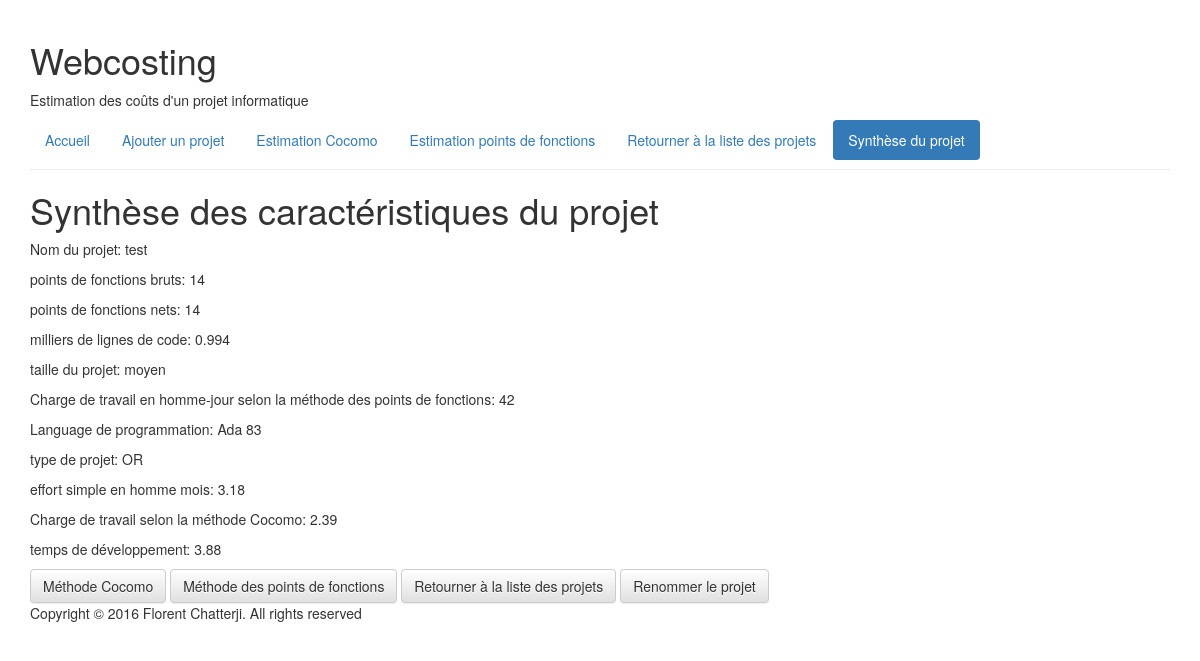
/webcosting/projet/129/, run on an earlier commit of the app's database.
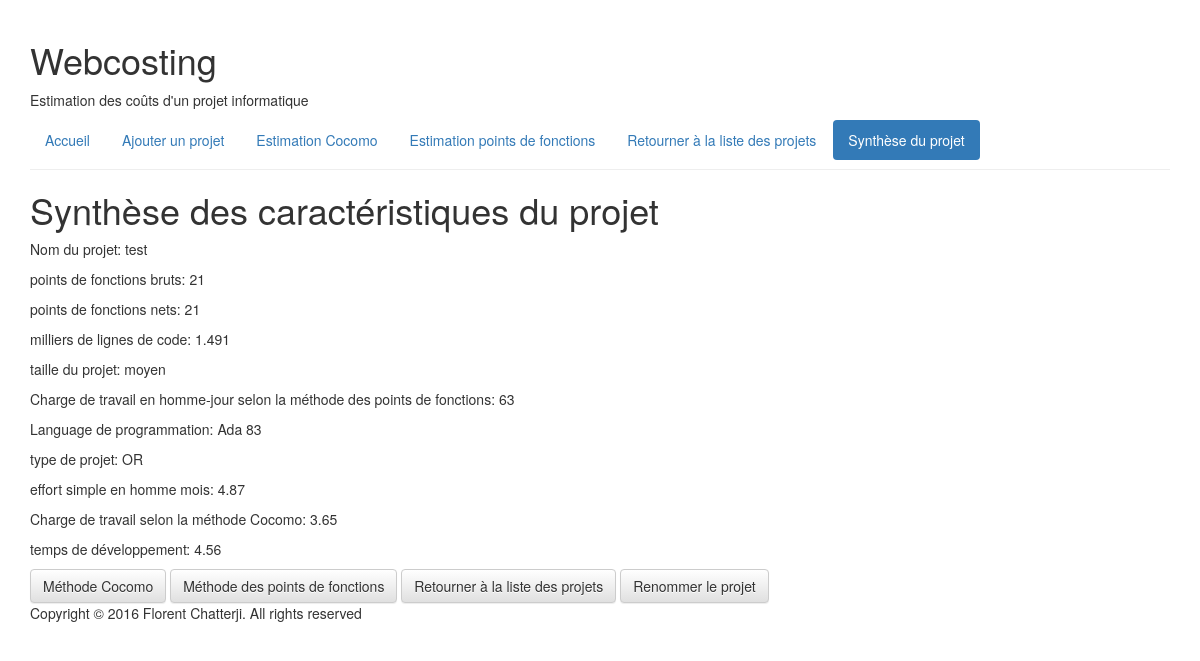
And on a later commit of the database.
### webcosting/models.py (models this page shows, shortened)
class Projet(models.Model):
    nom_projet = models.CharField(
        'nom du projet',
        max_length=100,
        default=None
        )
    date_dernier_enregistrement = models.DateTimeField(
        'date du dernier enregistrement',
        auto_now=True,
        null=True
        )
    ORGANIQUE = 'OR'
    SEMIDETACHE = 'SD'
    EMBARQUE = 'EM'
    TYPE_PROJET_CHOIX = (
        (ORGANIQUE, 'organique'),
        (SEMIDETACHE, 'semi-détaché'),
        (EMBARQUE, 'embarqué'),
    )
    type_projet = models.CharField(
        max_length=2,
        choices=TYPE_PROJET_CHOIX,
        default='organique'
        )
    taille_projet = models.ForeignKey(
        TailleProjet,
        on_delete=models.CASCADE,
        blank=True,
        null=True,
        )
    language_de_programmation = models.ForeignKey(
        LanguageDeProgrammation,
        on_delete=models.CASCADE,
        blank=True,
        null=True,
        )
    facteur_ajustement = models.IntegerField(
        default=1,
        blank=True,
        null=True,
        )
    FIAB_CHOIX = (
        (0.75, 'très bas: 0.75'),
        (0.88, 'bas: 0.88'),
        (1.00, 'moyen: 1.00'),
        (1.15, 'élevé: 1.15'),
        (1.40, 'très élevé: 1.40'),
        )
    fiab = models.FloatField(
        choices=FIAB_CHOIX,
        default=None,
        blank=True,
        null=True,
        )
    DONN_CHOIX = (
        (0.94, 'bas (0.94)'),
        (1.00, 'moyen (1.00)'),
        (1.08, 'élevé (1.08)'),
        (1.16, 'très élevé (1.16)'),
        )
    donn = models.FloatField(
        choices=DONN_CHOIX,
        default=None,
        blank=True,
        null=True,
        )
    CPLX_CHOIX = (
        (0.70, 'très bas: 0.70'),
        (0.85, 'bas: 0.85'),
        (1.00, 'moyen: 1.00'),
        (1.15, 'élevé: 1.15'),
        (1.30, 'très élevé: 1.30'),
        (1.65, 'très très élevé: 1.65'),
        )
    cplx = models.FloatField(
        choices=CPLX_CHOIX,
        default=None,
        blank=True,
        null=True,
        )
    def _point_de_fonction_brut(self):
        fonctions = Fonction.objects.filter(projet=self.id)
        point_de_fonction_brut = 0
        for fonction in fonctions:
            point_de_fonction_brut += fonction.point_de_fonction_brut
        return point_de_fonction_brut
    point_de_fonction_brut = property(_point_de_fonction_brut)
    def _point_de_fonction_net(self):
        return self.facteur_ajustement * self.point_de_fonction_brut
    point_de_fonction_net = property(_point_de_fonction_net)
    def _charge_de_travail_point_de_fonction(self):
        taille_projet = TailleProjet.objects.get(taille_projet=self.taille_projet)
        charge_de_travail = taille_projet.charge_de_travail
        return charge_de_travail * self.point_de_fonction_net
    charge_de_travail_point_de_fonction = property(_charge_de_travail_point_de_fonction)
    def _ligne_de_code(self):
        language_de_programmation = LanguageDeProgrammation.objects.get(language_de_programmation=self.language_de_programmation)
        ligne_de_code_par_points_de_fonctions = language_de_programmation.ligne_de_code_par_points_de_fonctions
        return ligne_de_code_par_points_de_fonctions * self.point_de_fonction_net / 1000.0
    ligne_de_code = property(_ligne_de_code)
    def _effort_simple(self):
        A = Coefficient.objects.get(
            type_coefficient='A',
            type_projet=self.type_projet,
            )
        B = Coefficient.objects.get(
            type_coefficient='B',
            type_projet=self.type_projet,
            )
        A = A.valeur_coefficient
        B = B.valeur_coefficient
        ligne_de_code = self.ligne_de_code
        effort_simple = A * (ligne_de_code ** B)
        effort_simple = round(effort_simple, 2)
        return effort_simple
    effort_simple = property(_effort_simple)
    def _charge_de_travail_cocomo(self):
        effort_simple = self.effort_simple
        moyenne_degres_integration = self.fiab / 1.0
        effort_intermediaire = moyenne_degres_integration * effort_simple
        effort_intermediaire = round(effort_intermediaire, 2)
        return effort_intermediaire
    charge_de_travail_cocomo = property(_charge_de_travail_cocomo)
    def _temps_de_developpement(self):
        C = Coefficient.objects.get(
            type_coefficient='C',
            type_projet=self.type_projet
            )
        D = Coefficient.objects.get(
            type_coefficient='D',
            type_projet=self.type_projet
            )
        C = C.valeur_coefficient
        D = D.valeur_coefficient
        effort_simple = self.effort_simple
        temps_de_developpement = C * (effort_simple ** D)
        temps_de_developpement = round(temps_de_developpement, 2)
        return temps_de_developpement
    temps_de_developpement = property(_temps_de_developpement)

class Fonction(models.Model):
    projet = models.ForeignKey(
        Projet,
        on_delete=models.CASCADE,
        default=None
        )
    nom_fonction = models.CharField(
        'nom de la fonction',
        max_length=100,
        default=None
        )
    type_fonction = models.ForeignKey(
        TypeFonction,
        on_delete=models.CASCADE,
        default=None
        )
    nombre_sous_fonction = models.PositiveIntegerField(
        'nombre de sous-fonctions (\'GDR ou SLD\')',
        default=0,
        )
    nombre_donnees_elementaires = models.PositiveIntegerField(
        'nombre de données élémentaires',
        default=0,
        )
    def _point_de_fonction_brut(self):
        calcul_point_de_fonction = CalculPointDeFonction.objects.get(
            type_fonction=self.type_fonction,
            nombre_sous_fonction_deb__lte=self.nombre_sous_fonction,
            nombre_sous_fonction_fin__gte=self.nombre_sous_fonction,
            nombre_donnees_elementaires_deb__lte=self.nombre_donnees_elementaires,
            nombre_donnees_elementaires_fin__gte=self.nombre_donnees_elementaires
            )
        return calcul_point_de_fonction.nombre_point_de_fonction
    point_de_fonction_brut = property(_point_de_fonction_brut)
    def _point_de_fonction_net(self):
        return self.projet.facteur_ajustement * self.point_de_fonction_brut
    point_de_fonction_net = property(_point_de_fonction_net)

class TypeFonction(models.Model):
    TYPE_FONCTION_CHOIX = (
        ('GDI', 'données internes'),
        ('GDE', 'données externes'),
        ('ENT', 'entrées'),
        ('SOR', 'sorties'),
        ('INT', 'interrogation')
        )
    type_fonction = models.CharField(
        max_length=3,
        choices=TYPE_FONCTION_CHOIX,
        default='données internes'
        )

class CalculPointDeFonction(models.Model):
    type_fonction = models.ForeignKey(
        TypeFonction,
        on_delete=models.CASCADE,
        default=None
        )
    nombre_sous_fonction_deb = models.PositiveIntegerField(
        default=0
        )
    nombre_sous_fonction_fin = models.PositiveIntegerField(
        default=0
        )
    nombre_donnees_elementaires_deb = models.PositiveIntegerField(
        default=0
        )
    nombre_donnees_elementaires_fin = models.PositiveIntegerField(
        default=0
        )
    COMPLEXITE_CHOIX = (
        ('faible', 'faible'),
        ('moyen', 'moyen'),
        ('élevé', 'élevé')
        )
    complexite = models.CharField(
        max_length=10,
        choices=COMPLEXITE_CHOIX,
        default='moyen'
        )
    nombre_point_de_fonction = models.PositiveIntegerField(
        'nombre de points de fonctions',
        default=0
        )

class LanguageDeProgrammation(models.Model):
    def __unicode__(self):
        return self.language_de_programmation
    language_de_programmation = models.CharField(
        'language de programmation',
        max_length=100
        )
    ligne_de_code_par_points_de_fonctions = models.IntegerField(
        'ligne de code par points de fonctions',
        )

class TailleProjet(models.Model):
    def __unicode__(self):
        return str(self.taille_projet)
    taille_projet = models.CharField(
        'taille du projet',
        max_length=30,
        )
    charge_de_travail = models.PositiveIntegerField(
        'charge de travail en jour homme par points de fonctions'
        )

class Coefficient(models.Model):
    TYPE_PROJET_CHOIX = (
        ('organique', 'organique'),
        ('semi-détaché', 'semi-détaché'),
        ('embarqué', 'embarqué'),
    )
    type_projet = models.CharField(
        max_length=10,
        choices=TYPE_PROJET_CHOIX,
        default='organique'
        )
    TYPE_COEFFICIENT_CHOIX = (
        ('A', 'A'),
        ('B', 'B'),
        ('C', 'C'),
        ('D', 'D'),
    )
    type_coefficient = models.CharField(
        max_length=2,
        choices=TYPE_COEFFICIENT_CHOIX,
        default='A',
        )
    valeur_coefficient = models.FloatField(
        default=None,
        )

### webcosting/views.py (the view)
class ProjetView(generic.DetailView):
    model = Projet
    context_object_name = 'projet'
    template_name = 'webcosting/projet.html'

### webcosting/templates/webcosting/projet.html
{% extends "webcosting/base.html" %}
{% block navigation %}
<ul class="nav nav-pills">
  <li role="presentation"><a href="{% url 'webcosting:index' %}">Accueil</a></li>
  <li role="presentation"><a href="{% url 'webcosting:projet_add' %}" role="button">Ajouter un projet</a></li>
  <li role="presentation"><a href="{% url 'webcosting:cocomo_update' projet.id %}">Estimation Cocomo</a></li>
  <li role="presentation" ><a href="{% url 'webcosting:fonction' projet.id %}" role="button">Estimation points de fonctions</a></li>
  <li role="presentation"><a href="{% url 'webcosting:index' %}">Retourner à la liste des projets</a></li>
  <li role="presentation" class="active"><a href="{% url 'webcosting:projet' projet.id %}">Synthèse du projet</a></li>
</ul>
{% endblock %}
{% block content %}
<shell>
  <h1>Synthèse des caractéristiques du projet </h1>
  <p> Nom du projet: {{ projet.nom_projet }} </p>
  <p> points de fonctions bruts: {{ projet.point_de_fonction_brut }} </p>
  <p> points de fonctions nets: {{ projet.point_de_fonction_net }} </p>
  <p> milliers de lignes de code: {{ projet.ligne_de_code }} </p>
  <p> taille du projet: {{ projet.taille_projet }}</p>
  <p> Charge de travail en homme-jour selon la méthode des points de fonctions: {{ projet.charge_de_travail_point_de_fonction }} </p>
  <p> Language de programmation: {{ projet.language_de_programmation }} </p>
  <p> type de projet: {{ projet.type_projet }}</p>
  <p> effort simple en homme mois: {{ projet.effort_simple }}</p>
  <p> Charge de travail selon la méthode Cocomo: {{ projet.charge_de_travail_cocomo }}</p>
  <p> temps de développement: {{ projet.temps_de_developpement }}</p>
  <button class="btn btn-default" onclick="location.href='{% url 'webcosting:cocomo_update' projet.id %}';" role="button">Méthode Cocomo</button>
  <button class="btn btn-default" onclick="location.href='{% url 'webcosting:fonction' projet.id %}';" role="button">Méthode des points de fonctions</button>
  <button class="btn btn-default" onclick="location.href='{% url 'webcosting:index' %}';" role="button">Retourner à la liste des projets</button>
  <button class="btn btn-default" onclick="location.href='{% url 'webcosting:projet_update' projet.id %}';" role="button">Renommer le projet</button><a href=""></a>
</shell>
{% endblock %}

What changed in the data, as far as the page shows it:
changed Projet "test": point_de_fonction_brut "14" → "21"; point_de_fonction_net "14" → "21"; ligne_de_code "0.994" → "1.491"; charge_de_travail_point_de_fonction "42" → "63"; effort_simple "3.18" → "4.87"; charge_de_travail_cocomo "2.39" → "3.65"; temps_de_developpement "3.88" → "4.56"
